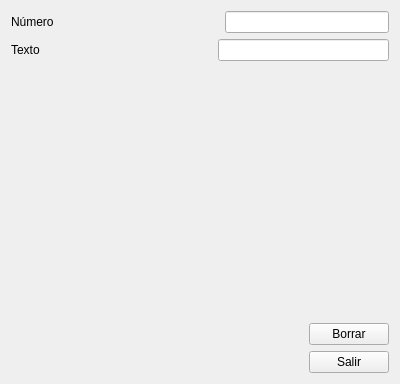
<?xml version="1.0" encoding="UTF-8"?>
<ui version="4.0">
 <class>MyForm</class>
 <widget class="QWidget" name="MyForm">
  <property name="geometry">
   <rect>
    <x>0</x>
    <y>0</y>
    <width>400</width>
    <height>384</height>
   </rect>
  </property>
  <property name="windowTitle">
   <string>Form</string>
  </property>
  <layout class="QVBoxLayout" name="verticalLayout">
   <item>
    <layout class="QHBoxLayout" name="horizontalLayout">
     <item>
      <widget class="QLabel" name="label_num">
       <property name="text">
        <string>Número</string>
       </property>
      </widget>
     </item>
     <item>
      <spacer name="horizontalSpacer">
       <property name="orientation">
        <enum>Qt::Horizontal</enum>
       </property>
       <property name="sizeHint" stdset="0">
        <size>
         <width>40</width>
         <height>20</height>
        </size>
       </property>
      </spacer>
     </item>
     <item>
      <widget class="QLineEdit" name="lineEdit_num">
       <property name="palette">
        <palette>
         <active>
          <colorrole role="Text">
           <brush brushstyle="SolidPattern">
            <color alpha="255">
             <red>190</red>
             <green>0</green>
             <blue>0</blue>
            </color>
           </brush>
          </colorrole>
         </active>
         <inactive>
          <colorrole role="Text">
           <brush brushstyle="SolidPattern">
            <color alpha="255">
             <red>190</red>
             <green>0</green>
             <blue>0</blue>
            </color>
           </brush>
          </colorrole>
         </inactive>
         <disabled>
          <colorrole role="Text">
           <brush brushstyle="SolidPattern">
            <color alpha="255">
             <red>172</red>
             <green>174</green>
             <blue>176</blue>
            </color>
           </brush>
          </colorrole>
         </disabled>
        </palette>
       </property>
       <property name="inputMask">
        <string>9999999999</string>
       </property>
      </widget>
     </item>
    </layout>
   </item>
   <item>
    <layout class="QHBoxLayout" name="horizontalLayout_2">
     <item>
      <widget class="QLabel" name="label_text">
       <property name="text">
        <string>Texto</string>
       </property>
      </widget>
     </item>
     <item>
      <spacer name="horizontalSpacer_2">
       <property name="orientation">
        <enum>Qt::Horizontal</enum>
       </property>
       <property name="sizeHint" stdset="0">
        <size>
         <width>40</width>
         <height>20</height>
        </size>
       </property>
      </spacer>
     </item>
     <item>
      <widget class="QLineEdit" name="lineEdit_text">
       <property name="palette">
        <palette>
         <active>
          <colorrole role="Text">
           <brush brushstyle="SolidPattern">
            <color alpha="255">
             <red>0</red>
             <green>0</green>
             <blue>230</blue>
            </color>
           </brush>
          </colorrole>
         </active>
         <inactive>
          <colorrole role="Text">
           <brush brushstyle="SolidPattern">
            <color alpha="255">
             <red>0</red>
             <green>0</green>
             <blue>230</blue>
            </color>
           </brush>
          </colorrole>
         </inactive>
         <disabled>
          <colorrole role="Text">
           <brush brushstyle="SolidPattern">
            <color alpha="255">
             <red>172</red>
             <green>174</green>
             <blue>176</blue>
            </color>
           </brush>
          </colorrole>
         </disabled>
        </palette>
       </property>
       <property name="inputMask">
        <string>AAAAAAAAAA</string>
       </property>
       <property name="text">
        <string/>
       </property>
       <property name="clearButtonEnabled">
        <bool>false</bool>
       </property>
      </widget>
     </item>
    </layout>
   </item>
   <item>
    <spacer name="verticalSpacer">
     <property name="orientation">
      <enum>Qt::Vertical</enum>
     </property>
     <property name="sizeHint" stdset="0">
      <size>
       <width>20</width>
       <height>207</height>
      </size>
     </property>
    </spacer>
   </item>
   <item>
    <layout class="QHBoxLayout" name="horizontalLayout_3">
     <item>
      <spacer name="horizontalSpacer_3">
       <property name="orientation">
        <enum>Qt::Horizontal</enum>
       </property>
       <property name="sizeHint" stdset="0">
        <size>
         <width>40</width>
         <height>20</height>
        </size>
       </property>
      </spacer>
     </item>
     <item>
      <widget class="QPushButton" name="button_borrar">
       <property name="text">
        <string>Borrar</string>
       </property>
      </widget>
     </item>
    </layout>
   </item>
   <item>
    <layout class="QHBoxLayout" name="horizontalLayout_4">
     <item>
      <spacer name="horizontalSpacer_4">
       <property name="orientation">
        <enum>Qt::Horizontal</enum>
       </property>
       <property name="sizeHint" stdset="0">
        <size>
         <width>40</width>
         <height>20</height>
        </size>
       </property>
      </spacer>
     </item>
     <item>
      <widget class="QPushButton" name="button_salir">
       <property name="text">
        <string>Salir</string>
       </property>
      </widget>
     </item>
    </layout>
   </item>
  </layout>
 </widget>
 <resources/>
 <connections>
  <connection>
   <sender>button_salir</sender>
   <signal>clicked()</signal>
   <receiver>MyForm</receiver>
   <slot>close()</slot>
   <hints>
    <hint type="sourcelabel">
     <x>330</x>
     <y>359</y>
    </hint>
    <hint type="destinationlabel">
     <x>124</x>
     <y>336</y>
    </hint>
   </hints>
  </connection>
  <connection>
   <sender>button_borrar</sender>
   <signal>clicked()</signal>
   <receiver>lineEdit_num</receiver>
   <slot>clear()</slot>
   <hints>
    <hint type="sourcelabel">
     <x>376</x>
     <y>319</y>
    </hint>
    <hint type="destinationlabel">
     <x>374</x>
     <y>21</y>
    </hint>
   </hints>
  </connection>
  <connection>
   <sender>button_borrar</sender>
   <signal>clicked()</signal>
   <receiver>lineEdit_text</receiver>
   <slot>clear()</slot>
   <hints>
    <hint type="sourcelabel">
     <x>333</x>
     <y>310</y>
    </hint>
    <hint type="destinationlabel">
     <x>323</x>
     <y>75</y>
    </hint>
   </hints>
  </connection>
 </connections>
</ui>
